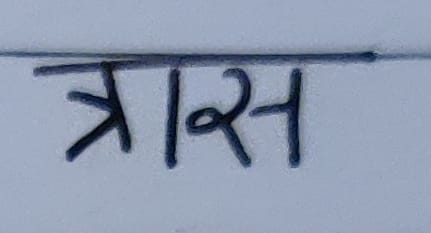
#> input picture mock-up-dataset/1.jpeg, 431 x 233 px; its folder holds only this picture in this run
$ python -i indic_preprocessing.py   (imports and definitions only)
#> lines starting #> are read from the running program, lines starting #| are printed output that depends on the picture; after the words box and inside, x2 and y2 are one past the last pixel; in counts of white or black regions, pixels touching at a corner belong together
#> in preprocess_image, img is the input picture: shape (233, 431, 3); mean B, G, R 175.8, 154, 142.2
"""
Indic OCR Dataset Preprocessing Pipeline
=========================================
Preprocessing steps: Sharpening → Grayscale → Binarization (Otsu) → Skew Correction

Supports the IIIT-HW-Hindi dataset with arbitrary numeric folder nesting.
Mirrors the original folder structure under a new output root.

Usage:
    python preprocess_indic_ocr.py

Or import and call process_split() directly for custom usage.
"""

import os
import sys
import logging
from pathlib import Path

import cv2
import numpy as np


# ──────────────────────────────────────────────
# Configuration
# ──────────────────────────────────────────────

# copy path from your dataset folder
TRAIN_INPUT = r""
TEST_INPUT = r""
VAL_INPUT   = r""
OUTPUT_ROOT = r""

SUPPORTED_IMAGE_EXTENSIONS = {".jpg", ".jpeg", ".png", ".bmp", ".tiff", ".tif", ".webp"}
SKIP_EXTENSIONS             = {".txt", ".py", ".json", ".xml", ".csv", ".md"}


# ──────────────────────────────────────────────
# Logging
# ──────────────────────────────────────────────

# [6 lines not run here, left out]
log = logging.getLogger(__name__)


# ──────────────────────────────────────────────
# Step 1 – Sharpening
# ──────────────────────────────────────────────

def sharpen(image: np.ndarray) -> np.ndarray:
    """Apply a 3×3 sharpening kernel via 2D convolution."""
    kernel = np.array([
        [ 0, -1,  0],
        [-1,  5, -1],
        [ 0, -1,  0],
    ], dtype=np.float32)
    return cv2.filter2D(image, ddepth=-1, kernel=kernel)
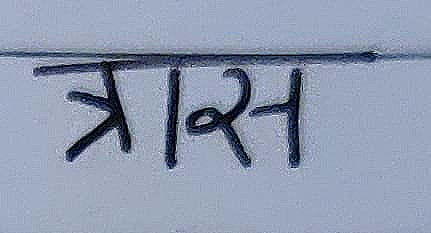
#> returned value: shape (233, 431, 3); mean of channels 0, 1, 2 175.8, 154.2, 142.5; drawn as B, G, R


# ──────────────────────────────────────────────
# Step 2 – Grayscale Conversion
# ──────────────────────────────────────────────

def to_grayscale(image: np.ndarray) -> np.ndarray:
    """Convert BGR/BGRA image to single-channel grayscale."""
    if image.ndim == 2:
        return image                                  # already grayscale
    if image.ndim == 3 and image.shape[2] == 1:
        return image.squeeze()                        # single-channel wrapped
    if image.shape[2] == 4:                           # BGRA → BGR first
        image = cv2.cvtColor(image, cv2.COLOR_BGRA2BGR)
    return cv2.cvtColor(image, cv2.COLOR_BGR2GRAY)
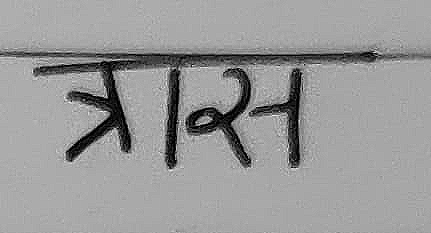
#> returned value: shape (233, 431); min 0, max 255, mean 153.2


# ──────────────────────────────────────────────
# Step 3 – Binarization (Otsu's Method)
# ──────────────────────────────────────────────

def binarize(gray: np.ndarray) -> np.ndarray:
    assert gray.ndim == 2, "Input must be a single-channel grayscale image."
    _, binary = cv2.threshold(
        gray, 0, 255,
        cv2.THRESH_BINARY + cv2.THRESH_OTSU,
    )
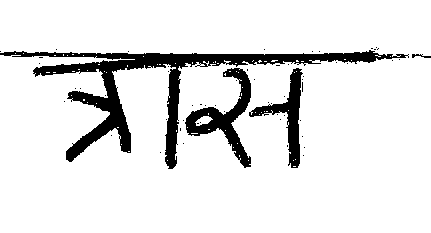
#> binary: shape (233, 431); 89.5% white; 58 black regions (54 under 20 px), largest, box (x1, y1, x2, y2) and area: (0, 50, 409, 169) 7137, (185, 68, 251, 168) 1938, (249, 68, 303, 168) 1389, (412, 54, 431, 58) 40
    return binary


# ──────────────────────────────────────────────
# Step 4 – Skew Correction
# ──────────────────────────────────────────────

def correct_skew(binary: np.ndarray, max_angle: float = 45.0) -> np.ndarray:
#> called with max_angle = 45
    assert binary.ndim == 2, "Input must be a single-channel binary image."

    inverted = cv2.bitwise_not(binary)
    edges    = cv2.Canny(inverted, 50, 150, apertureSize=3)
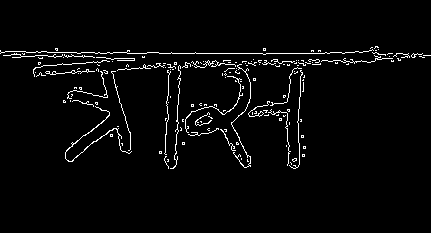
#> edges: shape (233, 431); 3.1% white in thin lines or dots, all inside (x1, y1, x2, y2) = (0, 46, 431, 169)
    lines    = cv2.HoughLinesP(
        edges,
        rho=1,
        theta=np.pi / 180,
        threshold=80,
        minLineLength=50,
        maxLineGap=10,
    )
#> lines = [[159, 53, 329, 53], [325, 52, 376, 52], [125, 68, 219, 65], [35, 55, 105, 57], [156, 63, 361, 60], [0, 51, 112, 53], [143, 66, 196, 65], [234, 64, 347, 61], [33, 73, 117, 70]]

    if lines is None:
        return binary   # no lines detected – return as-is

    angles = []
    for line in lines:
        x1, y1, x2, y2 = line[0]
        dx, dy = x2 - x1, y2 - y1
        if dx == 0:
            continue
        angle_deg = np.degrees(np.arctan2(dy, dx))
        if abs(angle_deg) <= max_angle:
            angles.append(angle_deg)
#> this loop made 9 passes
#> (x1, y1, x2, y2, dx, dy, angle_deg) on passes 1 to 9: (159, 53, 329, 53, 170, 0, 0), (325, 52, 376, 52, 51, 0, 0), (125, 68, 219, 65, 94, -3, -1.83), (35, 55, 105, 57, 70, 2, 1.64), (156, 63, 361, 60, 205, -3, -0.838), (0, 51, 112, 53, 112, 2, 1.02), (143, 66, 196, 65, 53, -1, -1.08), (234, 64, 347, 61, 113, -3, -1.52), (33, 73, 117, 70, 84, -3, -2.05)
#> after the loop, angles = [0, 0, -1.83, 1.64, -0.838, 1.02, -1.08, -1.52, -2.05]

    if not angles:
        return binary

    skew_angle = float(np.median(angles))
#> skew_angle = -0.838

    # Skip trivially small skew to avoid unnecessary interpolation artefacts
    if abs(skew_angle) < 0.3:
        return binary

    h, w   = binary.shape
#> h = 233; w = 431
    center = (w / 2.0, h / 2.0)
#> center = (215.5, 116.5)
    M      = cv2.getRotationMatrix2D(center, skew_angle, scale=1.0)
#> M = [[1, -0.0146, 1.73], [0.0146, 1, -3.14]]
    corrected = cv2.warpAffine(
        binary, M, (w, h),
        flags=cv2.INTER_CUBIC,
        borderMode=cv2.BORDER_REPLICATE,
    )
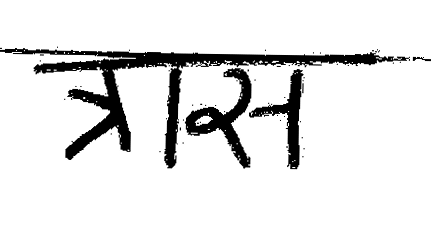
#> corrected: shape (233, 431); min 0, max 255, mean 228.1
    return corrected


# ──────────────────────────────────────────────
# Full Pipeline
# ──────────────────────────────────────────────

def preprocess_image(image_path: Path) -> np.ndarray:
    img = cv2.imread(str(image_path), cv2.IMREAD_UNCHANGED)
    if img is None:
        raise ValueError(f"Could not read image: {image_path}")

    img       = sharpen(img)
    gray      = to_grayscale(img)
    binary    = binarize(gray)
    corrected = correct_skew(binary)

    return corrected


# ──────────────────────────────────────────────
# Recursive Folder Walker
# ──────────────────────────────────────────────

def is_image(path: Path) -> bool:
    return path.suffix.lower() in SUPPORTED_IMAGE_EXTENSIONS


# [79 lines left out: functions process_split, main, not called in this run]


# [2 lines not run here, left out]

>>> result = preprocess_image('../mock-up-dataset/1.jpeg')

$ run again, on mock-up-dataset/3.jpeg
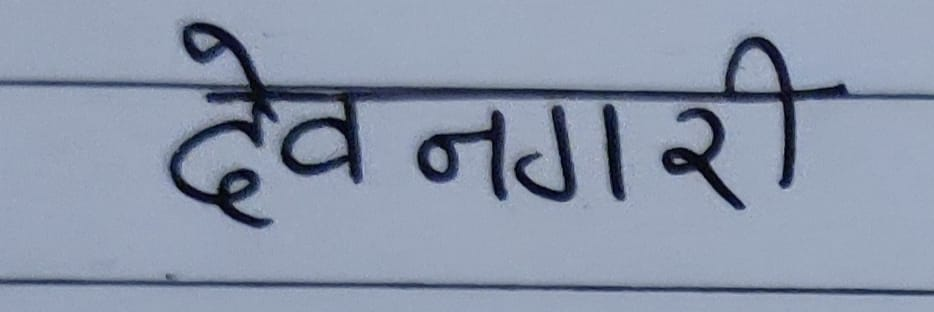
#> input picture mock-up-dataset/3.jpeg, 934 x 312 px
#> in preprocess_image, img is the input picture: shape (312, 934, 3); mean B, G, R 170.6, 150.3, 139.1
#> in binarize, `_, binary = cv2.threshold( gray, 0, 255, cv2.THRESH_BINARY + cv2.THRES..`:
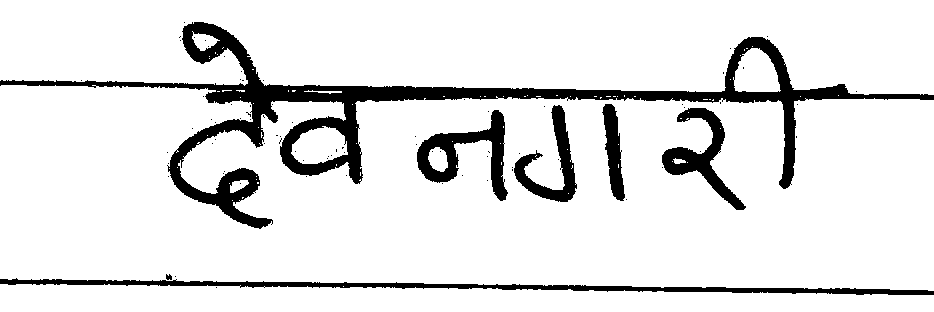
#> binary: shape (312, 934); 88.9% white; 84 black regions (77 under 20 px), largest, box (x1, y1, x2, y2) and area: (0, 22, 934, 229) 19505, (0, 278, 934, 295) 4430, (417, 110, 508, 201) 2734
#> in correct_skew, `edges    = cv2.Canny(inverted, 50, 150, apertureSize=3)`:
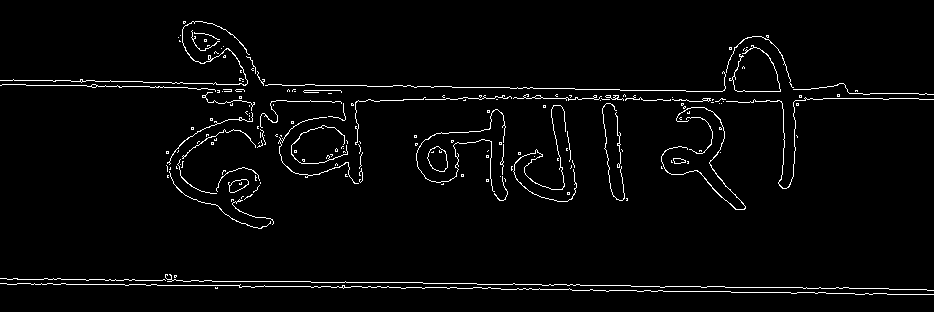
#> edges: shape (312, 934); 2.8% white in thin lines or dots, all inside (x1, y1, x2, y2) = (0, 21, 934, 295)
#> lines = 21 rows, first 6: [13, 79, 182, 82], [593, 290, 703, 291], [804, 98, 918, 98], [486, 87, 574, 88], [776, 292, 898, 294], [423, 283, 527, 284]
#> the loop in correct_skew, `for line in lines:` made 21 passes
#> (x1, y1, x2, y2, dx, dy, angle_deg) on passes 1 to 8: (13, 79, 182, 82, 169, 3, 1.02), (593, 290, 703, 291, 110, 1, 0.521), (804, 98, 918, 98, 114, 0, 0), (486, 87, 574, 88, 88, 1, 0.651), (776, 292, 898, 294, 122, 2, 0.939), (423, 283, 527, 284, 104, 1, 0.551), (40, 85, 187, 87, 147, 2, 0.779), (362, 287, 456, 287, 94, 0, 0)
#> after the loop in correct_skew, `for line in lines:`: angles = [1.02, 0.521, 0, 0.651, 0.939, 0.551, 0.779, 0, 0, 0.512, 0, 0, 0.939, 0, 0, 0, 0.774, 0, 0, 0, 0]
#> skew_angle = 0

$ run again, on mock-up-dataset/4.jpeg
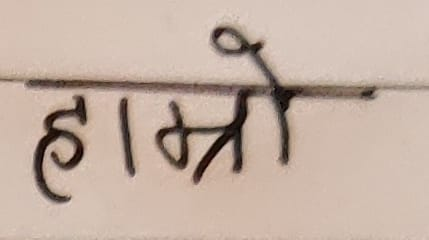
#> input picture mock-up-dataset/4.jpeg, 429 x 240 px
#> in preprocess_image, img is the input picture: shape (240, 429, 3); mean B, G, R 162.7, 175.5, 195.5
#> binary: shape (240, 429); 90.1% white; 57 black regions (52 under 20 px), largest, box (x1, y1, x2, y2) and area: (24, 26, 381, 185) 7441, (33, 95, 88, 203) 2031, (120, 97, 135, 177) 583, (0, 78, 24, 82) 44, (383, 86, 397, 89) 21
#> in correct_skew, `edges    = cv2.Canny(inverted, 50, 150, apertureSize=3)`:
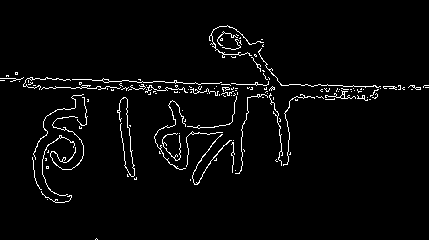
#> edges: shape (240, 429); 3.1% white in thin lines or dots, all inside (x1, y1, x2, y2) = (0, 25, 429, 240)
#> lines = [[301, 85, 428, 87], [23, 77, 152, 82], [55, 86, 208, 89], [148, 90, 237, 93], [296, 96, 347, 98]]
#> the loop in correct_skew, `for line in lines:` made 5 passes
#> (x1, y1, x2, y2, dx, dy, angle_deg) on passes 1 to 5: (301, 85, 428, 87, 127, 2, 0.902), (23, 77, 152, 82, 129, 5, 2.22), (55, 86, 208, 89, 153, 3, 1.12), (148, 90, 237, 93, 89, 3, 1.93), (296, 96, 347, 98, 51, 2, 2.25)
#> after the loop in correct_skew, `for line in lines:`: angles = [0.902, 2.22, 1.12, 1.93, 2.25]
#> skew_angle = 1.93
#> M = [[0.999, 0.0337, -3.92], [-0.0337, 0.999, 7.29]]
#> in correct_skew, `corrected = cv2.warpAffine( binary, M, (w, h), flags=cv2.INTER_CUBIC, ..`:
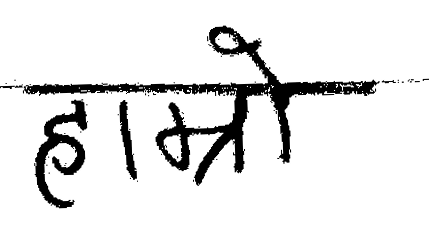
#> corrected: shape (240, 429); min 0, max 255, mean 229.7
